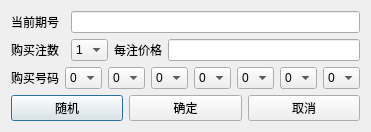
<?xml version="1.0" encoding="UTF-8"?>
<ui version="4.0">
 <class>LotteryBuyDialog</class>
 <widget class="QDialog" name="LotteryBuyDialog">
  <property name="geometry">
   <rect>
    <x>0</x>
    <y>0</y>
    <width>341</width>
    <height>127</height>
   </rect>
  </property>
  <property name="windowTitle">
   <string>Dialog</string>
  </property>
  <layout class="QVBoxLayout" name="verticalLayout">
   <item>
    <layout class="QHBoxLayout" name="horizontalLayout_3">
     <item>
      <widget class="QLabel" name="lbPublishId">
       <property name="minimumSize">
        <size>
         <width>54</width>
         <height>12</height>
        </size>
       </property>
       <property name="maximumSize">
        <size>
         <width>54</width>
         <height>12</height>
        </size>
       </property>
       <property name="text">
        <string>当前期号</string>
       </property>
      </widget>
     </item>
     <item>
      <widget class="QLineEdit" name="lePublishId">
       <property name="readOnly">
        <bool>true</bool>
       </property>
      </widget>
     </item>
    </layout>
   </item>
   <item>
    <layout class="QHBoxLayout" name="horizontalLayout_2">
     <item>
      <widget class="QLabel" name="lbBuyCount">
       <property name="minimumSize">
        <size>
         <width>54</width>
         <height>12</height>
        </size>
       </property>
       <property name="maximumSize">
        <size>
         <width>54</width>
         <height>12</height>
        </size>
       </property>
       <property name="text">
        <string>购买注数</string>
       </property>
      </widget>
     </item>
     <item>
      <widget class="QComboBox" name="cbBuyCount">
       <item>
        <property name="text">
         <string>1</string>
        </property>
       </item>
       <item>
        <property name="text">
         <string>2</string>
        </property>
       </item>
       <item>
        <property name="text">
         <string>3</string>
        </property>
       </item>
       <item>
        <property name="text">
         <string>4</string>
        </property>
       </item>
       <item>
        <property name="text">
         <string>5</string>
        </property>
       </item>
      </widget>
     </item>
     <item>
      <widget class="QLabel" name="lbPrice">
       <property name="text">
        <string>每注价格</string>
       </property>
      </widget>
     </item>
     <item>
      <widget class="QLineEdit" name="lePrice">
       <property name="readOnly">
        <bool>true</bool>
       </property>
      </widget>
     </item>
    </layout>
   </item>
   <item>
    <layout class="QHBoxLayout" name="horizontalLayout">
     <item>
      <widget class="QLabel" name="lbNumber">
       <property name="text">
        <string>购买号码</string>
       </property>
      </widget>
     </item>
     <item>
      <widget class="QComboBox" name="cbNum1">
       <item>
        <property name="text">
         <string>0</string>
        </property>
       </item>
       <item>
        <property name="text">
         <string>1</string>
        </property>
       </item>
       <item>
        <property name="text">
         <string>2</string>
        </property>
       </item>
       <item>
        <property name="text">
         <string>3</string>
        </property>
       </item>
       <item>
        <property name="text">
         <string>4</string>
        </property>
       </item>
       <item>
        <property name="text">
         <string>5</string>
        </property>
       </item>
       <item>
        <property name="text">
         <string>6</string>
        </property>
       </item>
       <item>
        <property name="text">
         <string>7</string>
        </property>
       </item>
       <item>
        <property name="text">
         <string>8</string>
        </property>
       </item>
       <item>
        <property name="text">
         <string>9</string>
        </property>
       </item>
      </widget>
     </item>
     <item>
      <widget class="QComboBox" name="cbNum2">
       <item>
        <property name="text">
         <string>0</string>
        </property>
       </item>
       <item>
        <property name="text">
         <string>1</string>
        </property>
       </item>
       <item>
        <property name="text">
         <string>2</string>
        </property>
       </item>
       <item>
        <property name="text">
         <string>3</string>
        </property>
       </item>
       <item>
        <property name="text">
         <string>4</string>
        </property>
       </item>
       <item>
        <property name="text">
         <string>5</string>
        </property>
       </item>
       <item>
        <property name="text">
         <string>6</string>
        </property>
       </item>
       <item>
        <property name="text">
         <string>7</string>
        </property>
       </item>
       <item>
        <property name="text">
         <string>8</string>
        </property>
       </item>
       <item>
        <property name="text">
         <string>9</string>
        </property>
       </item>
      </widget>
     </item>
     <item>
      <widget class="QComboBox" name="cbNum3">
       <item>
        <property name="text">
         <string>0</string>
        </property>
       </item>
       <item>
        <property name="text">
         <string>1</string>
        </property>
       </item>
       <item>
        <property name="text">
         <string>2</string>
        </property>
       </item>
       <item>
        <property name="text">
         <string>3</string>
        </property>
       </item>
       <item>
        <property name="text">
         <string>4</string>
        </property>
       </item>
       <item>
        <property name="text">
         <string>5</string>
        </property>
       </item>
       <item>
        <property name="text">
         <string>6</string>
        </property>
       </item>
       <item>
        <property name="text">
         <string>7</string>
        </property>
       </item>
       <item>
        <property name="text">
         <string>8</string>
        </property>
       </item>
       <item>
        <property name="text">
         <string>9</string>
        </property>
       </item>
      </widget>
     </item>
     <item>
      <widget class="QComboBox" name="cbNum4">
       <item>
        <property name="text">
         <string>0</string>
        </property>
       </item>
       <item>
        <property name="text">
         <string>1</string>
        </property>
       </item>
       <item>
        <property name="text">
         <string>2</string>
        </property>
       </item>
       <item>
        <property name="text">
         <string>3</string>
        </property>
       </item>
       <item>
        <property name="text">
         <string>4</string>
        </property>
       </item>
       <item>
        <property name="text">
         <string>5</string>
        </property>
       </item>
       <item>
        <property name="text">
         <string>6</string>
        </property>
       </item>
       <item>
        <property name="text">
         <string>7</string>
        </property>
       </item>
       <item>
        <property name="text">
         <string>8</string>
        </property>
       </item>
       <item>
        <property name="text">
         <string>9</string>
        </property>
       </item>
      </widget>
     </item>
     <item>
      <widget class="QComboBox" name="cbNum5">
       <item>
        <property name="text">
         <string>0</string>
        </property>
       </item>
       <item>
        <property name="text">
         <string>1</string>
        </property>
       </item>
       <item>
        <property name="text">
         <string>2</string>
        </property>
       </item>
       <item>
        <property name="text">
         <string>3</string>
        </property>
       </item>
       <item>
        <property name="text">
         <string>4</string>
        </property>
       </item>
       <item>
        <property name="text">
         <string>5</string>
        </property>
       </item>
       <item>
        <property name="text">
         <string>6</string>
        </property>
       </item>
       <item>
        <property name="text">
         <string>7</string>
        </property>
       </item>
       <item>
        <property name="text">
         <string>8</string>
        </property>
       </item>
       <item>
        <property name="text">
         <string>9</string>
        </property>
       </item>
      </widget>
     </item>
     <item>
      <widget class="QComboBox" name="cbNum6">
       <item>
        <property name="text">
         <string>0</string>
        </property>
       </item>
       <item>
        <property name="text">
         <string>1</string>
        </property>
       </item>
       <item>
        <property name="text">
         <string>2</string>
        </property>
       </item>
       <item>
        <property name="text">
         <string>3</string>
        </property>
       </item>
       <item>
        <property name="text">
         <string>4</string>
        </property>
       </item>
       <item>
        <property name="text">
         <string>5</string>
        </property>
       </item>
       <item>
        <property name="text">
         <string>6</string>
        </property>
       </item>
       <item>
        <property name="text">
         <string>7</string>
        </property>
       </item>
       <item>
        <property name="text">
         <string>8</string>
        </property>
       </item>
       <item>
        <property name="text">
         <string>9</string>
        </property>
       </item>
      </widget>
     </item>
     <item>
      <widget class="QComboBox" name="cbNum7">
       <item>
        <property name="text">
         <string>0</string>
        </property>
       </item>
       <item>
        <property name="text">
         <string>1</string>
        </property>
       </item>
       <item>
        <property name="text">
         <string>2</string>
        </property>
       </item>
       <item>
        <property name="text">
         <string>3</string>
        </property>
       </item>
       <item>
        <property name="text">
         <string>4</string>
        </property>
       </item>
       <item>
        <property name="text">
         <string>5</string>
        </property>
       </item>
       <item>
        <property name="text">
         <string>6</string>
        </property>
       </item>
       <item>
        <property name="text">
         <string>7</string>
        </property>
       </item>
       <item>
        <property name="text">
         <string>8</string>
        </property>
       </item>
       <item>
        <property name="text">
         <string>9</string>
        </property>
       </item>
      </widget>
     </item>
    </layout>
   </item>
   <item>
    <layout class="QHBoxLayout" name="horizontalLayout_4">
     <item>
      <widget class="QPushButton" name="btnRandom">
       <property name="text">
        <string>随机</string>
       </property>
      </widget>
     </item>
     <item>
      <widget class="QPushButton" name="btnConfirm">
       <property name="text">
        <string>确定</string>
       </property>
      </widget>
     </item>
     <item>
      <widget class="QPushButton" name="btnCancel">
       <property name="text">
        <string>取消</string>
       </property>
      </widget>
     </item>
    </layout>
   </item>
  </layout>
 </widget>
 <resources/>
 <connections/>
</ui>
